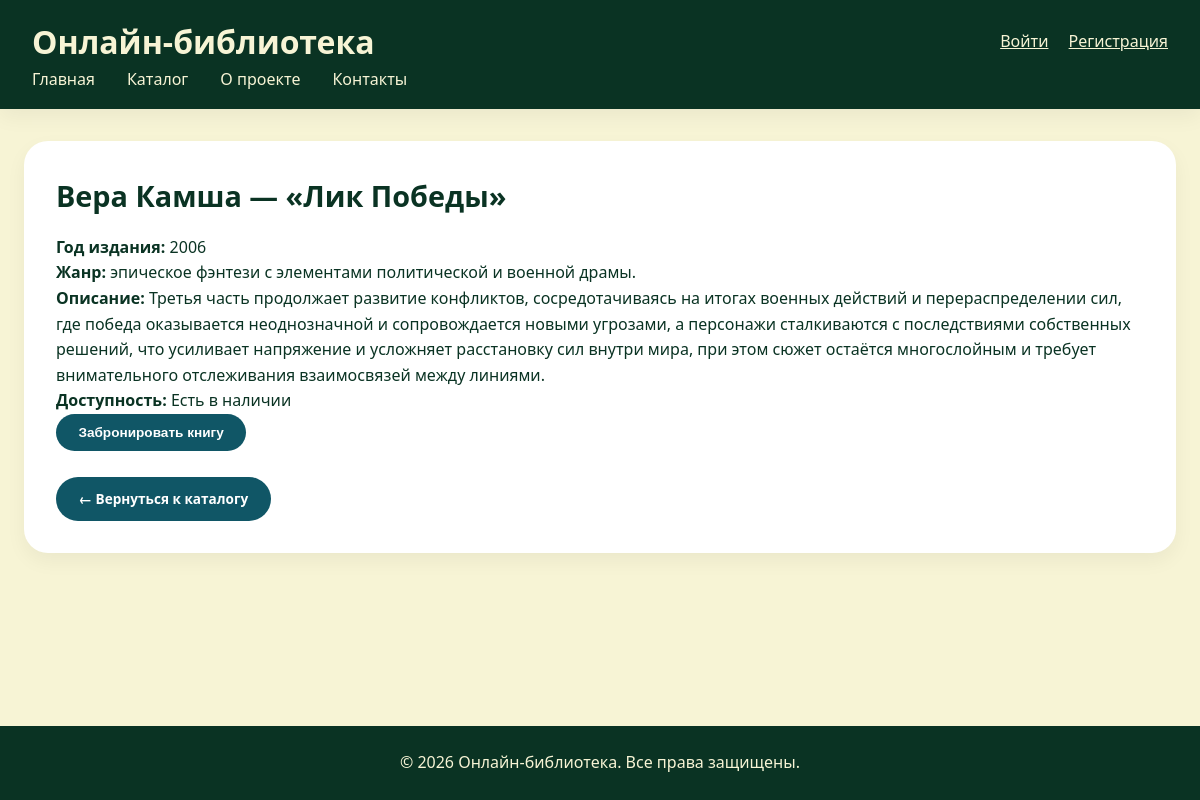
Page /book/13/ on the committed database.
### library/models.py (models this page shows, shortened)
class Book(models.Model):
    title = models.CharField(max_length=200, verbose_name="Название")
    author = models.CharField(max_length=200, verbose_name="Автор")
    description = models.TextField(verbose_name="Описание")
    year = models.IntegerField(verbose_name="Год издания", null=True, blank=True)
    genre = models.CharField(max_length=100, verbose_name="Жанр", null=True, blank=True)
    available = models.BooleanField(default=True, verbose_name="В наличии")
    created_at = models.DateTimeField(auto_now_add=True, verbose_name="Дата добавления")
    class Meta:
        verbose_name = "Книга"
        verbose_name_plural = "Книги"
        ordering = ['-created_at']

### library/views.py (the view)
# urls.py: path('book/<int:book_id>/', views.book_detail, name='book_detail'),
def book_detail(request, book_id):
    book = get_object_or_404(Book, id=book_id)
    return render(request, 'book_detail.html', {'book': book})

### templates/book_detail.html (shortened to what this page needs)
<!DOCTYPE html>
<html lang="ru">
<head>
    {% load static %}
    <link rel="stylesheet" href="{% static 'css/style.css' %}">
</head>
<body>
    <header>
        <div style="display: flex; justify-content: space-between; align-items: center;">
            <h1>Онлайн-библиотека</h1>
            <div>
                {% if user.is_authenticated %}
                    <span>Привет, {{ user.username }}!</span>
                    <a href="/accounts/logout/" style="color: #F7F4D5; margin-left: 1rem;">Выйти</a>
                {% else %}
                    <a href="/accounts/login/" style="color: #F7F4D5;">Войти</a>
                    <a href="/register/" style="color: #F7F4D5; margin-left: 1rem;">Регистрация</a>
                {% endif %}
            </div>
        </div>
        <nav>
            <ul>
                <li><a href="/">Главная</a></li>
                <li><a href="/catalog/">Каталог</a></li>
                <li><a href="/about/">О проекте</a></li>
                <li><a href="/contacts/">Контакты</a></li>
            </ul>
        </nav>
    </header>
    <main>
        <section>
            <div style="display: flex; justify-content: space-between; align-items: flex-start; flex-wrap: wrap;">
                <h2>{{ book.author }} — «{{ book.title }}»</h2>
            </div>
            {% if book.year %}
            <p><strong>Год издания:</strong> {{ book.year }}</p>
            {% endif %}
            {% if book.genre %}
            <p><strong>Жанр:</strong> {{ book.genre }}</p>
            {% endif %}
            <p><strong>Описание:</strong> {{ book.description }}</p>
            <p><strong>Доступность:</strong> {% if book.available %}Есть в наличии{% else %}Нет в наличии{% endif %}</p>
            {% if book.available %}
            <button class="btn book-btn" data-book="{{ book.title }}" style="background: #105666;">Забронировать книгу</button>
            {% else %}
            <button class="btn" disabled style="background: #D3968C;">Книга забронирована</button>
            {% endif %}
            <br><br>
            <a href="/catalog/" class="btn">← Вернуться к каталогу</a>
        </section>
    </main>
    <footer>
        <p>&copy; 2026 Онлайн-библиотека. Все права защищены.</p>
    </footer>
    {% load static %}
</body>
</html>

### static/css/style.css (style rules this page uses)
:root { --dark-green: #0A3323; --moss-green: #839958; --beige: #F7F4D5; --rosy-brown: #D3968C; --midnight-green: #105666; --white: #ffffff; --shadow: 0 8px 20px rgba(0,0,0,0.05); --shadow-hover: 0 12px 28px rgba(0,0,0,0.1); }
* { margin: 0; padding: 0; box-sizing: border-box; }
body { font-family: 'Segoe UI', Roboto, 'Helvetica Neue', sans-serif; background-color: var(--beige); color: var(--dark-green); line-height: 1.6; min-height: 100vh; display: flex; flex-direction: column; }
header { background: var(--dark-green); color: var(--beige); padding: 1rem 2rem; box-shadow: var(--shadow); }
nav ul { display: flex; list-style: none; gap: 2rem; }
nav a { color: var(--beige); text-decoration: none; font-weight: 500; transition: opacity 0.2s; }
main { flex: 1; max-width: 1300px; margin: 2rem auto; padding: 0 1.5rem; width: 100%; }
section { background: var(--white); border-radius: 24px; padding: 2rem; margin-bottom: 2rem; box-shadow: var(--shadow); }
.btn { display: inline-block; background: var(--midnight-green); color: white; border: none; padding: 0.7rem 1.4rem; border-radius: 40px; font-size: 0.85rem; font-weight: 600; cursor: pointer; transition: all 0.2s ease; text-decoration: none; text-align: center; }
h2 { font-size: 1.8rem; margin-bottom: 1rem; color: var(--dark-green); }
footer { background: var(--dark-green); color: var(--beige); text-align: center; padding: 1.5rem; margin-top: 3rem; }

### rows in the picture
Book: author "Вера Камша", title "Лик Победы", year "2006", genre "эпическое фэнтези с элементами политической и военной драмы.", description "Третья часть продолжает развитие конфликтов, сосредотачиваясь на итогах военных действий и перераспределении сил, где победа оказывается неоднозначной и сопровождается новыми угрозами, а персонажи сталкиваются с последствиями собственных решений, что усиливает напряжение и усложняет расстановку сил внутри мира, при этом сюжет остаётся многослойным и требует внимательного отслеживания взаимосвязей между линиями."
